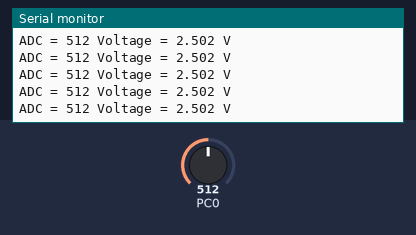
Recording of a program running on a simulated ATmega328P, built with avr-gcc and emulated at 16 MHz. Shown: the last lines printed to the serial monitor. The inputs (shaded band) are chosen by the test bench; at power-on: PC0 = 512.

Above: at 4.2 s.
4.3 s: PC0 set to 105
At 4.5 s:
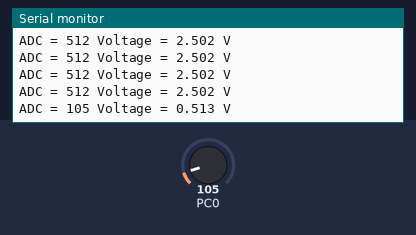
5.8 s: PC0 set to 90
At 5.87 s:
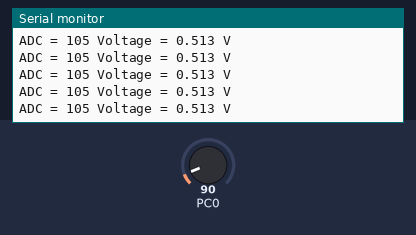
7.3 s: PC0 set to 985
At 7.46 s:
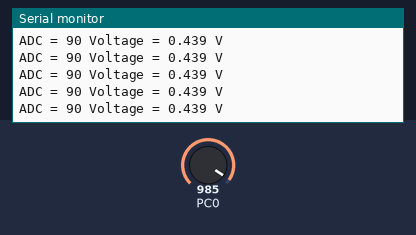
8.8 s: PC0 set to 1018
At 8.83 s:
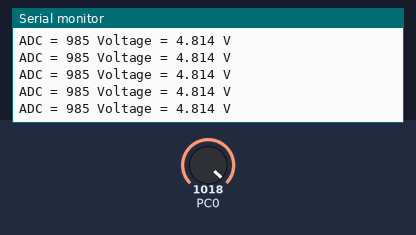
Timing chart, 0 to 11.3 s (numbered marks = the images above; inputs shaded):
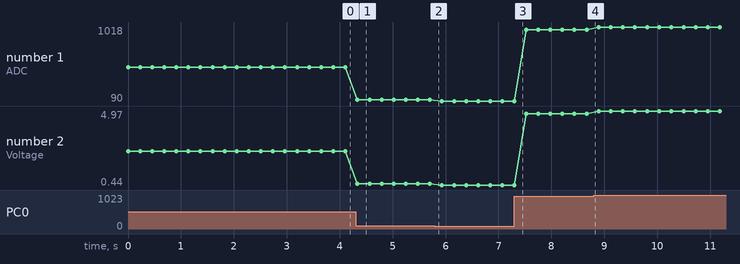

The program:

main.c
```c
#define F_CPU 16000000UL

#include <avr/io.h>
#include <util/delay.h>
#include <stdint.h>
#include <stdlib.h>

#define BAUD 9600
#define UBRR_VALUE ((F_CPU / (16UL * BAUD)) - 1)

/* =========================
   UART
   ========================= */

void uart_init(void)
{
    UBRR0H = (uint8_t)(UBRR_VALUE >> 8);
    UBRR0L = (uint8_t)UBRR_VALUE;

    // Enable transmitter
    UCSR0B = (1 << TXEN0);

    // 8 data bits, 1 stop bit, no parity
    UCSR0C = (1 << UCSZ01) | (1 << UCSZ00);
}

void uart_send_char(char data)
{
    while (!(UCSR0A & (1 << UDRE0)));

    UDR0 = data;
}

void uart_send_string(const char *str)
{
    while (*str)
    {
        uart_send_char(*str);
        str++;
    }
}

void uart_send_uint16(uint16_t value)
{
    char buffer[8];

    itoa(value, buffer, 10);

    uart_send_string(buffer);
}

void uart_send_voltage(uint16_t value){
	uint32_t millivolts;

	millivolts = ((uint32_t)value *5000UL)/1023;

	uart_send_uint16(millivolts/1000);
	uart_send_char('.');

	uint16_t remainder = millivolts % 1000;

	if (remainder < 100)
	    uart_send_char('0');

	if (remainder < 10)
	    uart_send_char('0');

	uart_send_uint16(remainder);

	uart_send_string(" V");
}


/* =========================
   ADC
   ========================= */

void adc_init(void)
{
    // AVcc = ADC reference voltage
    // ADC0 selected initially
    ADMUX = (1 << REFS0);

    // Enable ADC
    // Prescaler = 128
    //
    // 16 MHz / 128 = 125 kHz ADC clock
    ADCSRA = (1 << ADEN)
           | (1 << ADPS2)
           | (1 << ADPS1)
           | (1 << ADPS0);
}


/* =========================
   READ ADC0
   ========================= */

uint16_t adc_read(void)
{
    // Make sure ADC0 is selected
    ADMUX &= 0xF0;

    // Start conversion
    ADCSRA |= (1 << ADSC);

    // Wait until conversion finishes
    while (ADCSRA & (1 << ADSC));

    // Return 10-bit ADC result
    return ADC;
}


/* =========================
   MAIN
   ========================= */

int main(void)
{
    uart_init();
    adc_init();

    uint16_t adc_value;

    while (1)
    {
        adc_value = adc_read();
        uart_send_string("ADC = ");
        uart_send_uint16(adc_value);

		uart_send_string(" Voltage = ");
		uart_send_voltage(adc_value);

        uart_send_string("\r\n");

        _delay_ms(200);
    }
}
```

Measured:
- after the input at 4.3 s, the serial monitor: prints a new line at once (image 1)
- plotted number 1: 512 → 105 after the input at 4.3 s, 105 → 90 after the input at 5.8 s, 90 → 985 after the input at 7.3 s, 985 → 1018 after the input at 8.8 s
- plotted number 2: 2.5 → 0.51 after the input at 4.3 s, 0.51 → 0.44 after the input at 5.8 s, 0.44 → 4.81 after the input at 7.3 s, 4.81 → 4.97 after the input at 8.8 s
